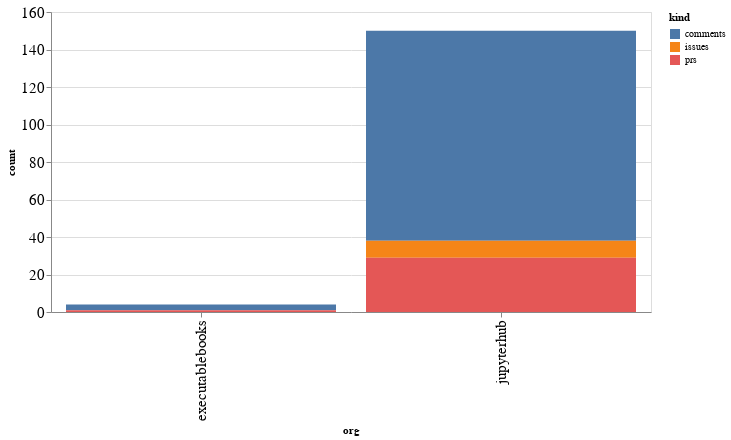

Notebook source saved alongside this figure:
### Code cell
alt.Chart(org_summaries, width=600).mark_bar().encode(
    x='org',
    y='count',
    color='kind',
    tooltip="org"
)

### Figure 1 — Vega-Lite specification as saved in the notebook (floating-point values rounded to 4 significant figures)
{"config": {"axisLeft": {"labelFontSize": 15}, "axisBottom": {"labelFontSize": 15}}, "data": {"name": "data-f40cf7f482597fdcfe5e80f5c410a55f"}, "mark": "bar", "encoding": {"color": {"type": "nominal", "field": "kind"}, "tooltip": {"type": "nominal", "field": "org"}, "x": {"type": "nominal", "field": "org"}, "y": {"type": "quantitative", "field": "count"}}, "width": 600, "$schema": "https://vega.github.io/schema/vega-lite/v4.8.1.json", "datasets": {"data-f40cf7f482597fdcfe5e80f5c410a55f": [{"org": "executablebooks", "kind": "comments", "count": 3}, {"org": "executablebooks", "kind": "prs", "count": 1}, {"org": "jupyterhub", "kind": "comments", "count": 112}, {"org": "jupyterhub", "kind": "issues", "count": 9}, {"org": "jupyterhub", "kind": "prs", "count": 29}]}}
